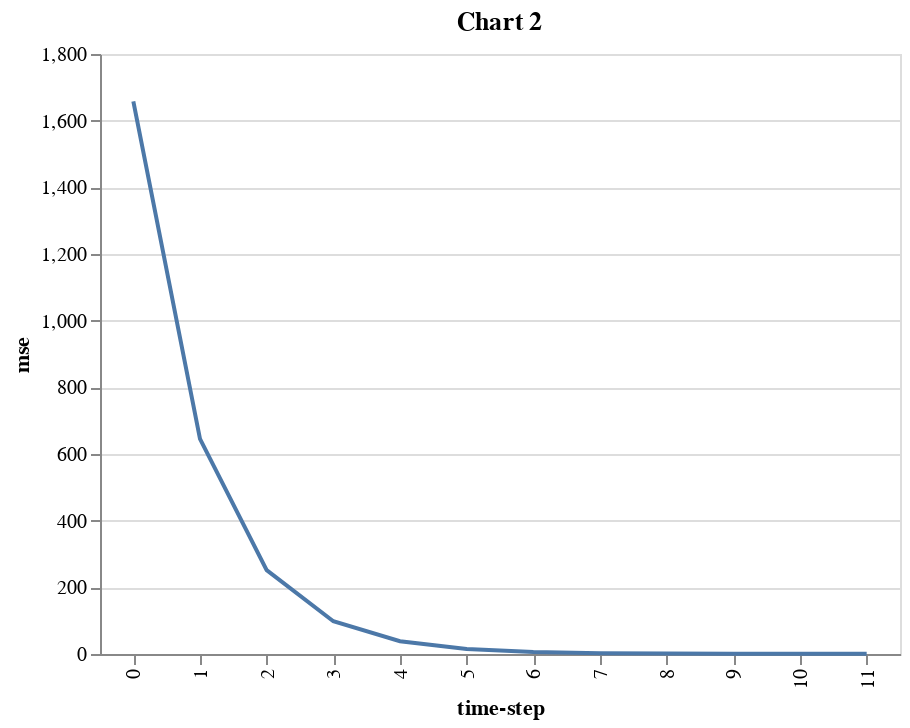

Notebook cell for this chart:
### Markdown cell above
After 12 runs, the ADALINE reached 99.5% accuracy, which is the *same accuracy that the perceptron achieved with 200 runs given the same data* (see "Perceptron training" section in "The Perceptron" chapter). A massive reduction in training time. As I mentioned before, this is related to the fact that the ADALINE learns (i.e., update the weights) after each iteration, instead of only after makes a classification mistake as the perceptron.

Examining the reduction in mean-squared-error at each time-step (**Chart 2**) reveals a trajectory where the error goes down really fast in the first few iterations, and then slow down as it approaches zero.

### Code cell
mse_df = pd.DataFrame({'mse':mse, 'time-step': np.arange(0, len(mse))})
base = alt.Chart(mse_df).encode(x="time-step:O")
base.mark_line().encode(
    y="mse"
).properties(
    width=400,
    title='Chart 2'
)

### Figure 1 — Vega-Lite specification as saved in the notebook (floating-point values rounded to 4 significant figures)
{"config": {"view": {"continuousWidth": 400, "continuousHeight": 300}}, "data": {"name": "data-6f8944e207a49984b51dc6c79395c39f"}, "mark": "line", "encoding": {"x": {"type": "ordinal", "field": "time-step"}, "y": {"type": "quantitative", "field": "mse"}}, "title": "Chart 2", "width": 400, "$schema": "https://vega.github.io/schema/vega-lite/v4.0.2.json", "datasets": {"data-6f8944e207a49984b51dc6c79395c39f": [{"mse": 1658.0, "time-step": 0}, {"mse": 645.6, "time-step": 1}, {"mse": 251.6, "time-step": 2}, {"mse": 98.17, "time-step": 3}, {"mse": 38.43, "time-step": 4}, {"mse": 15.17, "time-step": 5}, {"mse": 6.118, "time-step": 6}, {"mse": 2.592, "time-step": 7}, {"mse": 1.219, "time-step": 8}, {"mse": 0.6848, "time-step": 9}, {"mse": 0.4766, "time-step": 10}, {"mse": 0.3956, "time-step": 11}]}}
